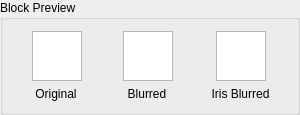
           <widget class="QGroupBox" name="groupBox_blockPreview">
            <property name="minimumSize">
             <size>
              <width>0</width>
              <height>115</height>
             </size>
            </property>
            <property name="maximumSize">
             <size>
              <width>300</width>
              <height>115</height>
             </size>
            </property>
            <property name="title">
             <string>Block Preview</string>
            </property>
            <layout class="QHBoxLayout" name="horizontalLayout_24">
             <item>
              <layout class="QVBoxLayout" name="verticalLayout_33">
               <item>
                <layout class="QHBoxLayout" name="horizontalLayout_18">
                 <item>
                  <spacer name="horizontalSpacer_13">
                   <property name="orientation">
                    <enum>Qt::Horizontal</enum>
                   </property>
                   <property name="sizeHint" stdset="0">
                    <size>
                     <width>17</width>
                     <height>13</height>
                    </size>
                   </property>
                  </spacer>
                 </item>
                 <item>
                  <widget class="QGraphicsView" name="graphicsView_blockOrig">
                   <property name="minimumSize">
                    <size>
                     <width>50</width>
                     <height>50</height>
                    </size>
                   </property>
                   <property name="maximumSize">
                    <size>
                     <width>50</width>
                     <height>50</height>
                    </size>
                   </property>
                   <property name="verticalScrollBarPolicy">
                    <enum>Qt::ScrollBarAlwaysOff</enum>
                   </property>
                   <property name="horizontalScrollBarPolicy">
                    <enum>Qt::ScrollBarAlwaysOff</enum>
                   </property>
                  </widget>
                 </item>
                 <item>
                  <spacer name="horizontalSpacer_10">
                   <property name="orientation">
                    <enum>Qt::Horizontal</enum>
                   </property>
                   <property name="sizeHint" stdset="0">
                    <size>
                     <width>17</width>
                     <height>13</height>
                    </size>
                   </property>
                  </spacer>
                 </item>
                </layout>
               </item>
               <item>
                <layout class="QHBoxLayout" name="horizontalLayout_19">
                 <item>
                  <spacer name="horizontalSpacer_14">
                   <property name="orientation">
                    <enum>Qt::Horizontal</enum>
                   </property>
                   <property name="sizeHint" stdset="0">
                    <size>
                     <width>17</width>
                     <height>13</height>
                    </size>
                   </property>
                  </spacer>
                 </item>
                 <item>
                  <widget class="QLabel" name="label_blockOrig">
                   <property name="sizePolicy">
                    <sizepolicy hsizetype="Preferred" vsizetype="Preferred">
                     <horstretch>0</horstretch>
                     <verstretch>0</verstretch>
                    </sizepolicy>
                   </property>
                   <property name="minimumSize">
                    <size>
                     <width>60</width>
                     <height>0</height>
                    </size>
                   </property>
                   <property name="maximumSize">
                    <size>
                     <width>60</width>
                     <height>16777215</height>
                    </size>
                   </property>
                   <property name="text">
                    <string>Original</string>
                   </property>
                   <property name="alignment">
                    <set>Qt::AlignCenter</set>
                   </property>
                  </widget>
                 </item>
                 <item>
                  <spacer name="horizontalSpacer_15">
                   <property name="orientation">
                    <enum>Qt::Horizontal</enum>
                   </property>
                   <property name="sizeHint" stdset="0">
                    <size>
                     <width>17</width>
                     <height>13</height>
                    </size>
                   </property>
                  </spacer>
                 </item>
                </layout>
               </item>
              </layout>
             </item>
             <item>
              <layout class="QVBoxLayout" name="verticalLayout_34">
               <item>
                <layout class="QHBoxLayout" name="horizontalLayout_20">
                 <item>
                  <spacer name="horizontalSpacer_16">
                   <property name="orientation">
                    <enum>Qt::Horizontal</enum>
                   </property>
                   <property name="sizeHint" stdset="0">
                    <size>
                     <width>17</width>
                     <height>13</height>
                    </size>
                   </property>
                  </spacer>
                 </item>
                 <item>
                  <widget class="QGraphicsView" name="graphicsView_blockBlur">
                   <property name="minimumSize">
                    <size>
                     <width>50</width>
                     <height>50</height>
                    </size>
                   </property>
                   <property name="maximumSize">
                    <size>
                     <width>50</width>
                     <height>50</height>
                    </size>
                   </property>
                   <property name="verticalScrollBarPolicy">
                    <enum>Qt::ScrollBarAlwaysOff</enum>
                   </property>
                   <property name="horizontalScrollBarPolicy">
                    <enum>Qt::ScrollBarAlwaysOff</enum>
                   </property>
                  </widget>
                 </item>
                 <item>
                  <spacer name="horizontalSpacer_17">
                   <property name="orientation">
                    <enum>Qt::Horizontal</enum>
                   </property>
                   <property name="sizeHint" stdset="0">
                    <size>
                     <width>17</width>
                     <height>13</height>
                    </size>
                   </property>
                  </spacer>
                 </item>
                </layout>
               </item>
               <item>
                <layout class="QHBoxLayout" name="horizontalLayout_21">
                 <item>
                  <spacer name="horizontalSpacer_18">
                   <property name="orientation">
                    <enum>Qt::Horizontal</enum>
                   </property>
                   <property name="sizeHint" stdset="0">
                    <size>
                     <width>17</width>
                     <height>13</height>
                    </size>
                   </property>
                  </spacer>
                 </item>
                 <item>
                  <widget class="QLabel" name="label_blockBlur">
                   <property name="sizePolicy">
                    <sizepolicy hsizetype="Preferred" vsizetype="Preferred">
                     <horstretch>0</horstretch>
                     <verstretch>0</verstretch>
                    </sizepolicy>
                   </property>
                   <property name="minimumSize">
                    <size>
                     <width>60</width>
                     <height>0</height>
                    </size>
                   </property>
                   <property name="maximumSize">
                    <size>
                     <width>60</width>
                     <height>16777215</height>
                    </size>
                   </property>
                   <property name="text">
                    <string>Blurred</string>
                   </property>
                   <property name="alignment">
                    <set>Qt::AlignCenter</set>
                   </property>
                  </widget>
                 </item>
                 <item>
                  <spacer name="horizontalSpacer_19">
                   <property name="orientation">
                    <enum>Qt::Horizontal</enum>
                   </property>
                   <property name="sizeHint" stdset="0">
                    <size>
                     <width>17</width>
                     <height>13</height>
                    </size>
                   </property>
                  </spacer>
                 </item>
                </layout>
               </item>
              </layout>
             </item>
             <item>
              <layout class="QVBoxLayout" name="verticalLayout_35">
               <item>
                <layout class="QHBoxLayout" name="horizontalLayout_22">
                 <item>
                  <spacer name="horizontalSpacer_20">
                   <property name="orientation">
                    <enum>Qt::Horizontal</enum>
                   </property>
                   <property name="sizeHint" stdset="0">
                    <size>
                     <width>17</width>
                     <height>13</height>
                    </size>
                   </property>
                  </spacer>
                 </item>
                 <item>
                  <widget class="QGraphicsView" name="graphicsView_blockIrisBlur">
                   <property name="minimumSize">
                    <size>
                     <width>50</width>
                     <height>50</height>
                    </size>
                   </property>
                   <property name="maximumSize">
                    <size>
                     <width>50</width>
                     <height>50</height>
                    </size>
                   </property>
                   <property name="verticalScrollBarPolicy">
                    <enum>Qt::ScrollBarAlwaysOff</enum>
                   </property>
                   <property name="horizontalScrollBarPolicy">
                    <enum>Qt::ScrollBarAlwaysOff</enum>
                   </property>
                  </widget>
                 </item>
                 <item>
                  <spacer name="horizontalSpacer_21">
                   <property name="orientation">
                    <enum>Qt::Horizontal</enum>
                   </property>
                   <property name="sizeHint" stdset="0">
                    <size>
                     <width>17</width>
                     <height>13</height>
                    </size>
                   </property>
                  </spacer>
                 </item>
                </layout>
               </item>
               <item>
                <layout class="QHBoxLayout" name="horizontalLayout_23">
                 <item>
                  <spacer name="horizontalSpacer_22">
                   <property name="orientation">
                    <enum>Qt::Horizontal</enum>
                   </property>
                   <property name="sizeHint" stdset="0">
                    <size>
                     <width>17</width>
                     <height>13</height>
                    </size>
                   </property>
                  </spacer>
                 </item>
                 <item>
                  <widget class="QLabel" name="label_blockIrisBlur">
                   <property name="sizePolicy">
                    <sizepolicy hsizetype="Preferred" vsizetype="Preferred">
                     <horstretch>0</horstretch>
                     <verstretch>0</verstretch>
                    </sizepolicy>
                   </property>
                   <property name="minimumSize">
                    <size>
                     <width>65</width>
                     <height>0</height>
                    </size>
                   </property>
                   <property name="maximumSize">
                    <size>
                     <width>65</width>
                     <height>16777215</height>
                    </size>
                   </property>
                   <property name="text">
                    <string>Iris Blurred</string>
                   </property>
                   <property name="alignment">
                    <set>Qt::AlignCenter</set>
                   </property>
                  </widget>
                 </item>
                 <item>
                  <spacer name="horizontalSpacer_23">
                   <property name="orientation">
                    <enum>Qt::Horizontal</enum>
                   </property>
                   <property name="sizeHint" stdset="0">
                    <size>
                     <width>17</width>
                     <height>13</height>
                    </size>
                   </property>
                  </spacer>
                 </item>
                </layout>
               </item>
              </layout>
             </item>
            </layout>
           </widget>
